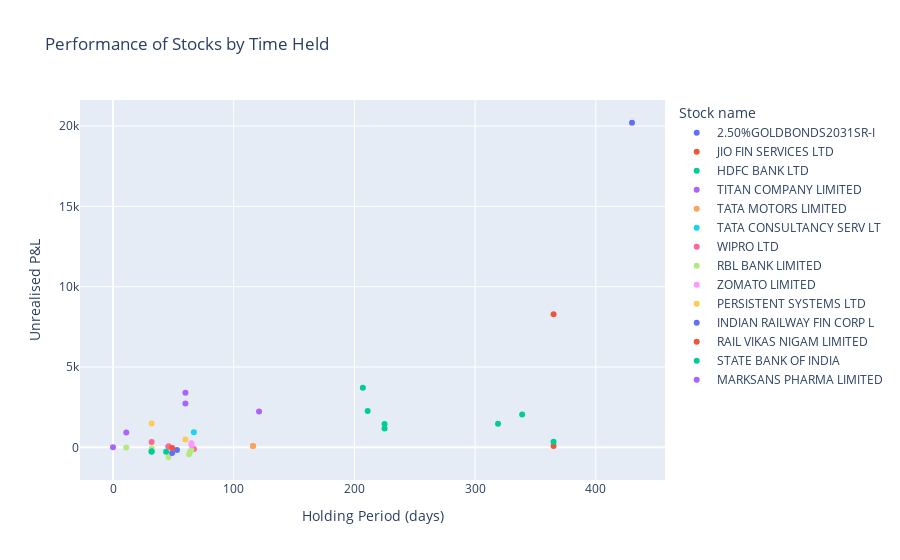

The notebook cell saved with this chart:
### Code cell
# Performance of Stocks by Time Held (Across Trades)
df['Holding Period (days)'] = (df['Closing date'] - df['Buy date']).dt.days

fig6 = px.scatter(df, x='Holding Period (days)', y='Unrealised P&L', color='Stock name',
                  title='Performance of Stocks by Time Held')
fig6.show()

### Figure 1 — Plotly figure (JSON) as saved in the notebook; plotly's stock layout.template omitted (floating-point values rounded to 4 significant figures)
{"data": [{"hovertemplate": "Stock name=2.50%GOLDBONDS2031SR-I<br>Holding Period (days)=%{x}<br>Unrealised P&L=%{y}<extra></extra>", "legendgroup": "2.50%GOLDBONDS2031SR-I", "marker": {"color": "#636efa", "symbol": "circle"}, "mode": "markers", "name": "2.50%GOLDBONDS2031SR-I", "orientation": "v", "showlegend": true, "type": "scatter", "x": [430], "xaxis": "x", "y": [20210.0], "yaxis": "y"}, {"hovertemplate": "Stock name=JIO FIN SERVICES LTD<br>Holding Period (days)=%{x}<br>Unrealised P&L=%{y}<extra></extra>", "legendgroup": "JIO FIN SERVICES LTD", "marker": {"color": "#EF553B", "symbol": "circle"}, "mode": "markers", "name": "JIO FIN SERVICES LTD", "orientation": "v", "showlegend": true, "type": "scatter", "x": [365, 365], "xaxis": "x", "y": [8285, 83.15], "yaxis": "y"}, {"hovertemplate": "Stock name=HDFC BANK LTD<br>Holding Period (days)=%{x}<br>Unrealised P&L=%{y}<extra></extra>", "legendgroup": "HDFC BANK LTD", "marker": {"color": "#00cc96", "symbol": "circle"}, "mode": "markers", "name": "HDFC BANK LTD", "orientation": "v", "showlegend": true, "type": "scatter", "x": [365, 339, 319, 225, 225, 211, 207], "xaxis": "x", "y": [356, 2041.0, 1462.0, 1182.0, 1449.0, 2270.0, 3704.0], "yaxis": "y"}, {"hovertemplate": "Stock name=TITAN COMPANY LIMITED<br>Holding Period (days)=%{x}<br>Unrealised P&L=%{y}<extra></extra>", "legendgroup": "TITAN COMPANY LIMITED", "marker": {"color": "#ab63fa", "symbol": "circle"}, "mode": "markers", "name": "TITAN COMPANY LIMITED", "orientation": "v", "showlegend": true, "type": "scatter", "x": [121, 60, 60], "xaxis": "x", "y": [2228.0, 2728.0, 3393], "yaxis": "y"}, {"hovertemplate": "Stock name=TATA MOTORS LIMITED<br>Holding Period (days)=%{x}<br>Unrealised P&L=%{y}<extra></extra>", "legendgroup": "TATA MOTORS LIMITED", "marker": {"color": "#FFA15A", "symbol": "circle"}, "mode": "markers", "name": "TATA MOTORS LIMITED", "orientation": "v", "showlegend": true, "type": "scatter", "x": [116, 116], "xaxis": "x", "y": [90.35, 89.35], "yaxis": "y"}, {"hovertemplate": "Stock name=TATA CONSULTANCY SERV LT<br>Holding Period (days)=%{x}<br>Unrealised P&L=%{y}<extra></extra>", "legendgroup": "TATA CONSULTANCY SERV LT", "marker": {"color": "#19d3f3", "symbol": "circle"}, "mode": "markers", "name": "TATA CONSULTANCY SERV LT", "orientation": "v", "showlegend": true, "type": "scatter", "x": [67], "xaxis": "x", "y": [933.5], "yaxis": "y"}, {"hovertemplate": "Stock name=WIPRO LTD<br>Holding Period (days)=%{x}<br>Unrealised P&L=%{y}<extra></extra>", "legendgroup": "WIPRO LTD", "marker": {"color": "#FF6692", "symbol": "circle"}, "mode": "markers", "name": "WIPRO LTD", "orientation": "v", "showlegend": true, "type": "scatter", "x": [67, 46, 46, 32], "xaxis": "x", "y": [-103.4, 58, 53, 326], "yaxis": "y"}, {"hovertemplate": "Stock name=RBL BANK LIMITED<br>Holding Period (days)=%{x}<br>Unrealised P&L=%{y}<extra></extra>", "legendgroup": "RBL BANK LIMITED", "marker": {"color": "#B6E880", "symbol": "circle"}, "mode": "markers", "name": "RBL BANK LIMITED", "orientation": "v", "showlegend": true, "type": "scatter", "x": [65, 64, 63, 46, 32, 11], "xaxis": "x", "y": [-170.3, -258.9, -430.0, -615.6, -76.65, -16.25], "yaxis": "y"}, {"hovertemplate": "Stock name=ZOMATO LIMITED<br>Holding Period (days)=%{x}<br>Unrealised P&L=%{y}<extra></extra>", "legendgroup": "ZOMATO LIMITED", "marker": {"color": "#FF97FF", "symbol": "circle"}, "mode": "markers", "name": "ZOMATO LIMITED", "orientation": "v", "showlegend": true, "type": "scatter", "x": [65, 65], "xaxis": "x", "y": [153.9, 259.8], "yaxis": "y"}, {"hovertemplate": "Stock name=PERSISTENT SYSTEMS LTD<br>Holding Period (days)=%{x}<br>Unrealised P&L=%{y}<extra></extra>", "legendgroup": "PERSISTENT SYSTEMS LTD", "marker": {"color": "#FECB52", "symbol": "circle"}, "mode": "markers", "name": "PERSISTENT SYSTEMS LTD", "orientation": "v", "showlegend": true, "type": "scatter", "x": [60, 32], "xaxis": "x", "y": [489.9, 1480.0], "yaxis": "y"}, {"hovertemplate": "Stock name=INDIAN RAILWAY FIN CORP L<br>Holding Period (days)=%{x}<br>Unrealised P&L=%{y}<extra></extra>", "legendgroup": "INDIAN RAILWAY FIN CORP L", "marker": {"color": "#636efa", "symbol": "circle"}, "mode": "markers", "name": "INDIAN RAILWAY FIN CORP L", "orientation": "v", "showlegend": true, "type": "scatter", "x": [53, 49], "xaxis": "x", "y": [-159.4, -348], "yaxis": "y"}, {"hovertemplate": "Stock name=RAIL VIKAS NIGAM LIMITED<br>Holding Period (days)=%{x}<br>Unrealised P&L=%{y}<extra></extra>", "legendgroup": "RAIL VIKAS NIGAM LIMITED", "marker": {"color": "#EF553B", "symbol": "circle"}, "mode": "markers", "name": "RAIL VIKAS NIGAM LIMITED", "orientation": "v", "showlegend": true, "type": "scatter", "x": [49], "xaxis": "x", "y": [-46.35], "yaxis": "y"}, {"hovertemplate": "Stock name=STATE BANK OF INDIA<br>Holding Period (days)=%{x}<br>Unrealised P&L=%{y}<extra></extra>", "legendgroup": "STATE BANK OF INDIA", "marker": {"color": "#00cc96", "symbol": "circle"}, "mode": "markers", "name": "STATE BANK OF INDIA", "orientation": "v", "showlegend": true, "type": "scatter", "x": [44, 32, 32], "xaxis": "x", "y": [-270, -235.5, -275], "yaxis": "y"}, {"hovertemplate": "Stock name=MARKSANS PHARMA LIMITED<br>Holding Period (days)=%{x}<br>Unrealised P&L=%{y}<extra></extra>", "legendgroup": "MARKSANS PHARMA LIMITED", "marker": {"color": "#ab63fa", "symbol": "circle"}, "mode": "markers", "name": "MARKSANS PHARMA LIMITED", "orientation": "v", "showlegend": true, "type": "scatter", "x": [11, 0], "xaxis": "x", "y": [932.8, 5.4], "yaxis": "y"}], "layout": {"legend": {"title": {"text": "Stock name"}, "tracegroupgap": 0}, "title": {"text": "Performance of Stocks by Time Held"}, "xaxis": {"anchor": "y", "domain": [0, 1], "title": {"text": "Holding Period (days)"}}, "yaxis": {"anchor": "x", "domain": [0, 1], "title": {"text": "Unrealised P&L"}}}}
